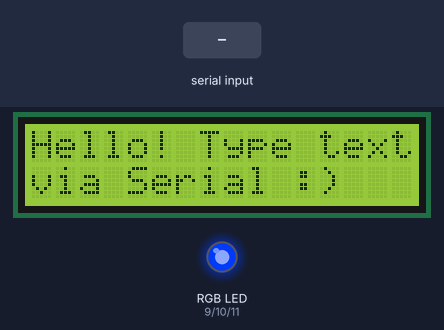
Recording of a sketch running on a simulated Arduino Uno, built with avr-gcc and run on an emulated ATmega328P. Parts: 16×2 character LCD, an RGB LED mixed from three pins (HIGH = lit). The inputs (shaded band) are chosen by the test bench. Random numbers use the default seed unless the sketch sets one; what the sketch prints to the serial monitor is not drawn.

Above: at 1.2 s.
1.3 s: "1\n" received over Serial
At 2.5 s:
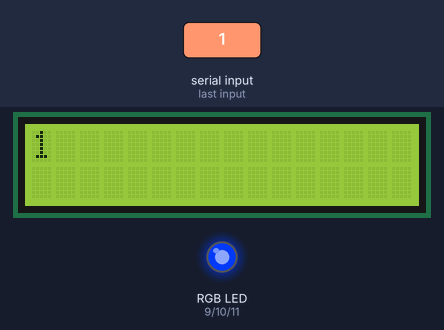
2.8 s: "0\n" received over Serial
At 3.8 s:
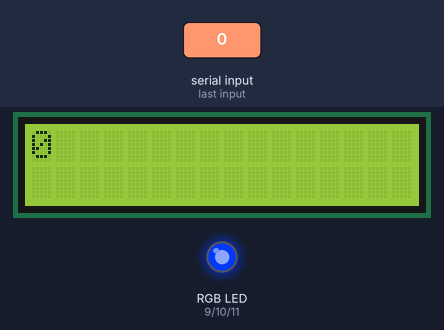
4.3 s: "2\n" received over Serial
At 4.9 s:
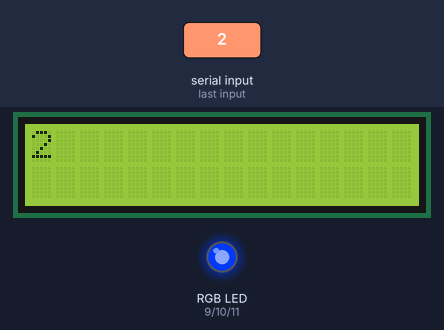
Timing chart, 0 to 7.3 s (numbered marks = the images above; inputs shaded):
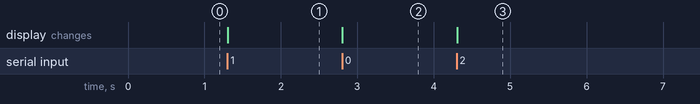

The sketch:

ascii.ino
```cpp
/** yotkaz
 *
 *  print text on LCD and send back ASCII codes via serial
 *  Arduino UNO + LCD 16x2 (RGB or not) */

#include <LiquidCrystal.h>

#define SERIAL_BAUD 9600

#define P_RS 8
#define P_ENABLE 7
#define P_D4 5
#define P_D5 4
#define P_D6 3
#define P_D7 2

/* rgb only */
#define RED_PIN 9
#define GREEN_PIN 10
#define BLUE_PIN 11

const String  HELLO_MESSAGE_SERIAL  = "Hello! Type your text and press ENTER:";
const String  HELLO_MESSAGE_LCD     = "Hello! Type text via Serial :)";

const char    LINE_ENDING           = '\n';
const char    ASCII_SEPERATOR       = ' ';
const char    WHITECHARS_END        = ' ';
const int     LCD_SIZE[]            = {16, 2};
const int     START_POSITION        = 0;
const int     START_ROW             = 0;
const bool    BLINK                 = false;

/* rgb only */
const bool    RGB                   = true;
const bool    INVERT_COLORS         = true;
const int     BRIGHTNESS            = 255;
const int     START_COLOR[]         = {255, 200, 20};
const bool    RANDOM_COLOR          = false;

LiquidCrystal lcd(P_RS, P_ENABLE, P_D4, P_D5, P_D6, P_D7);

void setup() {
  lcd.begin(LCD_SIZE[0], LCD_SIZE[1]);
  Serial.begin(SERIAL_BAUD);
  Serial.println(HELLO_MESSAGE_SERIAL);
  if (RGB) {
    pinMode(RED_PIN, OUTPUT);
    pinMode(GREEN_PIN, OUTPUT);
    pinMode(BLUE_PIN, OUTPUT);
    setBacklight(START_COLOR[0], START_COLOR[1], START_COLOR[2]);
  }
  if (BLINK) {
    lcd.blink();
  }
  printText(HELLO_MESSAGE_LCD);
}

void loop() {
  String input;
  while (!Serial.available()) {
    // wait
  }
  if (RGB && RANDOM_COLOR) {
    setRandomBacklight();
  }
  input = Serial.readStringUntil(LINE_ENDING);
  printText(input);
  Serial.println(toASCII(input));
}

String toASCII(String input) {
  String result = "";
  int lastCharIndex = input.length() - 1;
  for (int i = 0; i < lastCharIndex; i++) {
    result = String(result + (int) input.charAt(i) + ASCII_SEPERATOR);
  }
  result = String(result + (int) input.charAt(lastCharIndex));
  return result;
}

/* print (wrapping longer texts to next lines) */
void printText(String text) {
  lcd.clear();
  int skippedChars = 0;
  for (int y = START_ROW; y < LCD_SIZE[1]; y++) {
    /* avoid empty space on the beginning of line */
    int charIndex = y * LCD_SIZE[0] + skippedChars;
    while (text.charAt(charIndex) <= WHITECHARS_END) {
      skippedChars++;
      charIndex = y * LCD_SIZE[0] + skippedChars;
      if (charIndex >= text.length()) {
        return;
      }
    }
    for (int x = START_POSITION; x < LCD_SIZE[0]; x++) {
      int charIndex = y * LCD_SIZE[0] + x + skippedChars;
      if (charIndex >= text.length()) {
        return;
      }
      lcd.setCursor(x, y);
      lcd.print(text.charAt(charIndex));
    }
  }
}

/* rgb only */
void setRandomBacklight() {
  int r = random(0, 255);
  int g = random(0, 255);
  int b = random(0, 255);
  setBacklight(r, g, b);
}

/* rgb only */
void setBacklight(int r, int g, int b) {
  /* map to brightness */
  r = map(r, 0, 255, 0, BRIGHTNESS);
  g = map(g, 0, 255, 0, BRIGHTNESS);
  b = map(b, 0, 255, 0, BRIGHTNESS);

  /* invert colors*/
  if (INVERT_COLORS) {
    r = map(r, 0, 255, 255, 0);
    g = map(g, 0, 255, 255, 0);
    b = map(b, 0, 255, 255, 0);
  }

  analogWrite(RED_PIN, r);
  analogWrite(GREEN_PIN, g);
  analogWrite(BLUE_PIN, b);
}
```

Measured:
- after the input at 1.3 s, the display: changes at once (image 1)
- after the input at 2.8 s, the display: changes at once (image 2)
- after the input at 4.3 s, the display: changes at once (image 3)
